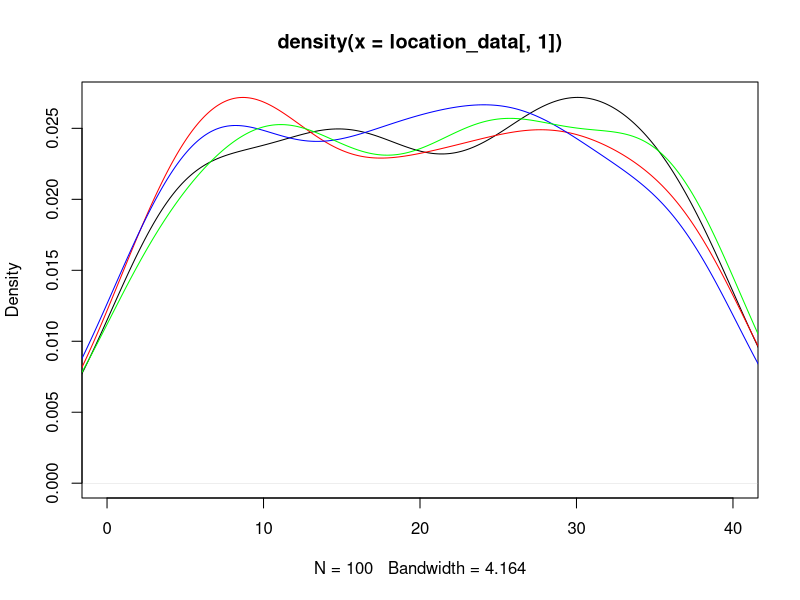
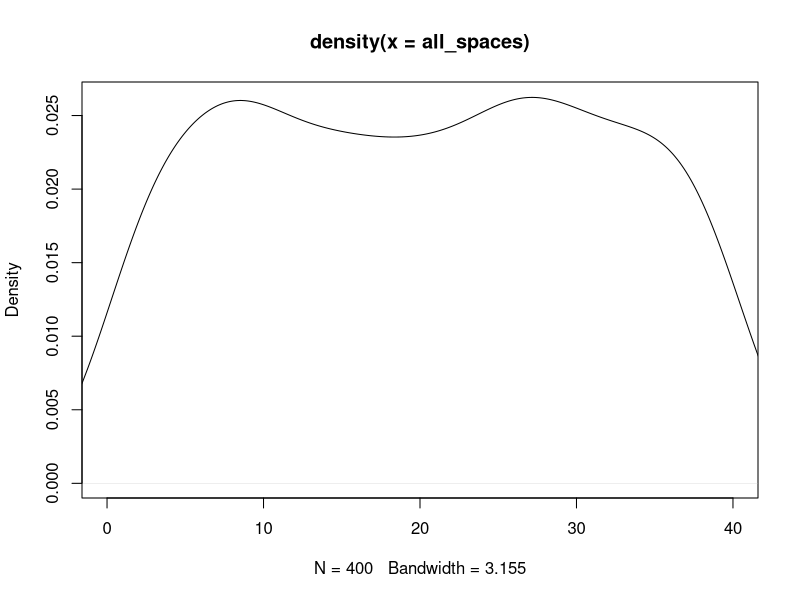

R code for these plots, in order: (Note: this script raises an error after producing the figures.)
## ---- chunk 1
knitr::opts_chunk$set(echo = TRUE)
## ---- chunk 2
#libraries
library(dplyr)
library(ggplot2)
## ---- chunk 3
#Kayleigh
##LET'S GET MOVING

monopolyBoard <- read.csv("MonopolyBoard.csv", header = T)
monopolyBoard

# Using dice rolls to determine where a player will land on the board
#input: "location"; a number 1-40; where the player is on the board
#output: the amount of spaces the player will move until they are on their new location

#note that this is only accounting for standard dice rolls, no special rules yet...

lets_move = function(location) {
  dice_roll_1 <- sample(1:6, 1, replace = TRUE)
  dice_roll_2 <- sample(1:6, 1, replace = TRUE)
  
  roll_total <- sum(dice_roll_1, dice_roll_2)
  roll_double <- dice_roll_1 == dice_roll_2
  
    location = location + roll_total
    
  if (location <= 40) {
    location = location
  } else {
    location = location - 40
  }
  
  space = monopolyBoard$name[monopolyBoard$spaces == location]
  
  print("You're moving forward...")
  print(roll_total)
  
  print("You're on space...")
  print(location)
  
  #print(space) #This prints out the name of the space that they land on. 
}

#testers
lets_move(1)
lets_move(25)
lets_move(38)
lets_move(40)



#A function to move players around the board and to play Monopoly!
#input: "turns"; the amount of turns we should take
#output: a player's new location on the board

lets_play = function(turns) {
  location = 1
  print("Starting Location: GO!")
  for (i in 1:turns) {
    location = lets_move(location)
  }
  print("You've landed on...")
  return(location)
}



lets_play(10) #tester #in this example if you look at a reference monopoly board and "walk" your way around the board with each move being the number in each output, you'll land on the space on the board corresponding to the final output (when counting "GO" as 1 and/or 40) 

#testers 
#"lets_move" and "lets_play" have both been edited to print out phrases for each roll and move to make it easier to determine how the player is moving. 
#"You're moving forward..." gives the player's roll
#"You're on space..." is the players position after 1 turn/"lets_move"
  # Later try to switch this print statement to the name of the spot that the player is on 
#"You've landed on..." gives the final location after running "lets_play" for "x" turns.
  # Later try to switch this print statement to the name of the spot that the player is on 

lets_play(3)
lets_play(10)

## ---- chunk 4
##DOUBLE DOWN

##WORK IN PROGRESS

#A function using dice rolls to determine how many spaces a player will move with the additional rules for "doubles" in Monopoly
#input: "location"; a number 1-40 where the player is on the board
#outut: the number of spaces the player will move on the board, with the special case of rolling three "doubles" and landing in jail
double_down = function(location) {
  dice_roll_1 <- sample(1:6, 1, replace = TRUE)
  dice_roll_2 <- sample(1:6, 1, replace = TRUE)
  
  roll_total <- sum(dice_roll_1, dice_roll_2)
  roll_double <- dice_roll_1 == dice_roll_2
  
  print("roll was")
  print(roll_total)
    
  if (roll_double) {
    
    dice_roll_3 <- sample(1:6, 1, replace = TRUE)
    dice_roll_4 <- sample(1:6, 1, replace = TRUE)
    
    roll_total_2 <- sum(dice_roll_3, dice_roll_4)
    roll_double_2 <- dice_roll_3 == dice_roll_4
    
    print("roll double was")
    print(roll_total_2)

    
    if (roll_double_2) {
      dice_roll_5 <- sample(1:6, 1, replace = TRUE)
      dice_roll_6 <- sample(1:6, 1, replace = TRUE)
      
      roll_total_3 <- sum(dice_roll_5, dice_roll_6)
      roll_double_3 <- dice_roll_5 == dice_roll_6
      
      print("roll double was")
      print(roll_total_3)
      
      if (roll_double_3) {
        location = 11 #Jail
        print("doubles, doubles, doubles")
        print("You're going to JAIL!")
        
      } else {
        location = location + roll_total + roll_total_2 + roll_total_3
        print("doubles, doubles, not doubles")
        print("You're moving forward...")
        print(roll_total + roll_total_2 + roll_total_3)
      }
    } else {
      location = location + roll_total + roll_total_2
      print("doubles, not doubles")
      print("You're moving forward...")
      print(roll_total+roll_total_2)
    }
  } else {
    location = location + roll_total
    print("no doubles")
    print("You're moving forward...")
    print(roll_total)
  }

    
  if (location <= 40) {
    location = location
  } else {
    location = location - 40
  }

  
  print("You're on space...")
  print(location)
}

double_down(1)
#text out in the function is kinda funky right but it's just to make sure its working right
#In final version switch all dice rolls to sample(1:6,...)

## ---- chunk 5
##CHANCE AND COMMUNITY CHEST CARDS
Card_Numbers <- c(1, 2, 3, 4, 5, 6, 7, 8, 9, 10, 11, 12, 13, 14, 15, 16)

Chance_Cards <- c("Advance to Boardwalk", "Advance to Go (Collect $200)", "Advance to Illinois Avenue. If you pass Go, collect $200", "Advance to St. Charles Place. If you pass Go, collect $200", "Advance to the nearest Railroad. If unowned, you may buy it from the Bank. If owned, pay owner twice the rental to which they are otherwise entitled", "Advance to the nearest Railroad. If unowned, you may buy it from the Bank. If owned, pay owner twice the rental to which they are otherwise entitled", "Advance token to nearest Utility. If unowned, you may buy it from the Bank. If owned, throw dice and pay owner a total ten times amount thrown", "Bank pays you dividend of $50", "Get Out of Jail Free", "Go Back 3 Spaces", "Go to Jail. Go directly to Jail, do not pass Go, do not collect $200", "Make general repairs on all your property. For each house pay $25. For each hotel pay $100", "Speeding fine $15", "Take a trip to Reading Railroad. If you pass Go, collect $200", "You have been elected Chairman of the Board. Pay each player $50", "Your building loan matures. Collect $150")

Chance <- data.frame(Chance_Cards, Card_Numbers)
Chance
##Chance cards to move a player to a new space:
  #1 -> Advance to Boardwalk (space 40)
  #2 -> Advance to Go (space 1)
  #3 -> Advance to Illinois Avenue (space 25)
  #4 -> Advance to St. Charles Place (space 12)
  #5 -> Advance to nearest Railroad (space(s) 6, 16, 26, 36)
  #6 -> Advance to nearest Railraod (space(s) 6, 16, 26, 36)
  #7 -> Advance to nearest Utility (space(s) 13, 29)
  #11 -> Go to Jail (space 11)
  #14 -> Take a trip to Reading Railroad (space 6)

Community_Chest_Cards <- c("Advance to Go (Collect $200)", "Bank error in your favor. Collect $200", "Doctor’s fee. Pay $50", "From sale of stock you get $50", "Get Out of Jail Free", "Go to Jail. Go directly to jail, do not pass Go, do not collect $200", "Holiday fund matures. Receive $100", "Income tax refund. Collect $20", "It is your birthday. Collect $10 from every player", "Life insurance matures. Collect $100", "Pay hospital fees of $100", "Pay school fees of $50", "Receive $25 consultancy fee", "You are assessed for street repair. $40 per house. $115 per hotel", "You have won second prize in a beauty contest. Collect $10", "You inherit $100")

Community_Chest <- data.frame(Community_Chest_Cards, Card_Numbers)
Community_Chest

##Community Chest Cards that move a player to a new space:
  #1 -> Advance to GO (space 1)
  #5 -> Go to Jail (space 11)

## ---- chunk 6
# heidi

#the function "who_goes_first" simulates the initial roll before the game begins in order to determine which player goes first
# input is a number of how many players are going to be playing
# output is the value of each players roll and the player that will start the game based on who had the highest roll
who_goes_first <- function(num_players){
  initial_rolls <- c()
  for (i in 1:num_players) {
    player_i_roll <- sum(sample(1:6, 2, replace=TRUE))
    initial_rolls <- c(initial_rolls, player_i_roll) # vector of every player's roll
    print(paste("Player", i, "rolled", player_i_roll))
  }
  cat("\n")
  if(sum(initial_rolls == max(initial_rolls)) >= 2){
    while (sum(initial_rolls == max(initial_rolls)) >= 2) { # if players tied for highest number
      tied_players <- which(initial_rolls==max(initial_rolls)) # identify which players tied
      print("It's a tie! Roll again")
      cat("\n")
      tie_breaker_rolls <- c()
      for (i in tied_players) { # tied players roll again
       player_i_roll2 <- sum(sample(1:6, 2, replace=TRUE))
       tie_breaker_rolls <- c(tie_breaker_rolls, player_i_roll2)
       print(paste("Player", i, "rolled", player_i_roll2))
      }
      initial_rolls <- tie_breaker_rolls
      highest_roll <- max(tie_breaker_rolls)
      highest_player2 <- tied_players[which(tie_breaker_rolls == highest_roll)]
    }
    cat("\n")
    print(paste("Player", highest_player2, "goes first!"))
  }
  else {
    highest_player <- which.max(initial_rolls) # who rolled the highest number
    print(paste("Player", highest_player, "goes first!"))
  }
}

who_goes_first(4) # test function

## ---- chunk 7
# Olivia
# Website for data: https://stat-jet-asu.github.io/Datasets/InstructorDescriptions/monopoly.html

monopolyBoard <- read.csv("MonopolyBoard.csv", header = T)
head(monopolyBoard)

# This section is for question number 2

# Kayleigh's lets_play function from above incorporating players and density plots
# uses lets_move function from above
# input: turns, # of turns to iterate through; players, number of players (2-4)
# output: density plot with a line for each player's frequency of spaces landed on 
# & density plot for the combined frequency of spaces landed on for all players

lets_play = function(turns, players) {
  location_data <- as.data.frame(matrix(nrow = turns, ncol = players))
  
for (j in 1:players) {
  location = 1
  
  for (i in 1:turns) {
    
    location = lets_move(location)
    location_data[i,j] <- location
    }
  }
  
  # creates density plot of frequency of landing on each space for each player
  plot(density(location_data[,1]), xlim = c(0,40), col = "black")
  
  colors <- c("red", "blue", "green")
  
  for (k in 2:players) {
  lines(density(location_data[,k]), col = colors[k-1]) # adds a density line for each player after the first
  }
  
  # creates density plot for total frequency landing on each space (all players spaces included)
  all_spaces <- as.vector(as.matrix(location_data))
  plot(density(all_spaces), xlim = c(0,40), col = "black")
}
lets_play(100, 4)

## ---- chunk 8
who_goes_first2 <- function(num_players){
  initial_rolls <- c()
  for (i in 1:num_players) {
    player_i_roll <- sum(sample(1:6, 2, replace=TRUE))
    initial_rolls <- c(initial_rolls, player_i_roll) # vector of every player's roll
#    print(paste("Player", i, "rolled", player_i_roll))
  }
  cat("\n")
  if(sum(initial_rolls == max(initial_rolls)) >= 2){
    while (sum(initial_rolls == max(initial_rolls)) >= 2) { # if players tied for highest number
      tied_players <- which(initial_rolls==max(initial_rolls)) # identify which players tied
#      print("It's a tie! Roll again")
#      cat("\n")
      tie_breaker_rolls <- c()
      for (i in tied_players) { # tied players roll again
       player_i_roll2 <- sum(sample(1:6, 2, replace=TRUE))
       tie_breaker_rolls <- c(tie_breaker_rolls, player_i_roll2)
#       print(paste("Player", i, "rolled", player_i_roll2))
      }
      initial_rolls <- tie_breaker_rolls
      highest_roll <- max(tie_breaker_rolls)
      highest_player2 <- tied_players[which(tie_breaker_rolls == highest_roll)]
    }
#    cat("\n")
#    print(paste("Player", highest_player2, "goes first!"))
  }
  else {
    highest_player <- which.max(initial_rolls) # who rolled the highest number
#    print(paste("Player", highest_player, "goes first!"))
#    return(highest_player)
  
    
  # creating player order
  player_order <- length(num_players)
  player_order[1] <- as.integer(highest_player)

 for (j in 2:num_players) {
    
  player_order[j] <- as.integer(player_order[j-1] + 1)
  if (player_order[j] > num_players) {
    player_order[j] <- 1
  }
 }
  print(player_order)
  }
  
  playerlist <- (list(highest_player, player_order))
  return(playerlist)
}

#who_goes_first2(4)

## ---- chunk 9
# Question number 3 -- including jail and double rolls

lets_move2 = function(location) {
  dice_roll_1 <- sample(1:6, 1, replace = TRUE)
  dice_roll_2 <- sample(1:6, 1, replace = TRUE)
  
  roll_total <- sum(dice_roll_1, dice_roll_2)
  roll_double <- dice_roll_1 == dice_roll_2
  
    location = location + roll_total # updates location to be previous location + roll total
    double3 = "false" # double3 is assigned "true" if the player double rolls 3x (as seen in if statement below), otherwise it is assigned "false" 
    
  # first double roll -> roll again
  if (roll_double == TRUE) {
    dice_roll_3 <- sample(1:6, 1, replace = TRUE)
    dice_roll_4 <- sample(1:6, 1, replace = TRUE)
    
    roll_total2 <- sum(dice_roll_3, dice_roll_4)
    roll_double2 <- dice_roll_3 == dice_roll_4
    
    location = location + roll_total2
    double3 = "false"
    
    # if player is at a location past 40, subtract 40 so they go back to the GO space at location "41"
    # this is included in each if statement below so that it applies if player has to roll again
    if (location <= 40) {
      location = location
    } else {
      location = location - 40
    }
     
      # second double roll -> roll again
      if (roll_double2 == TRUE) {
        dice_roll_5 <- sample(1:6, 1, replace = TRUE)
        dice_roll_6 <- sample(1:6, 1, replace = TRUE)
    
        roll_total3 <- sum(dice_roll_5, dice_roll_6)
        roll_double3 <- dice_roll_5 == dice_roll_6
    
        location = location + roll_total3
        double3 = "false"
        
        if (location <= 40) {
          location = location
        } else {
          location = location - 40
        }
        
        # third double roll -> go to jail
          if (roll_double3 == TRUE) {
            location = monopolyBoard$spaces[monopolyBoard$name == "Jail"]
            double3 = "true"
          }
      }
  }  
    
  if (location <= 40) {
    location = location
  } else {
    location = location - 40
  }
  
  listdata <- (list(location, double3)) # creates list for outputs "location" and "double3"
  # if you need to access location from this function, use lets_move2(location)[[1]]
  # if you need to access double3, use lets_move2(double3)[[2]]
  return(listdata)
  
}


# lets_play2 is currently set up to have each player go thru all their turns and then move onto the next player
# probably need to fix this for question 5

## ---- chunk 10

lets_play2 = function(turns, players) {
  
  
  location_data <- as.data.frame(matrix(nrow = turns, ncol = players)) # dataframe will keep data for locations of players for each turn
  double3data <- as.data.frame(matrix(nrow = turns, ncol = players)) # dataframe will say "true" if player double rolled 3x (which lands them in jail) and "false" if they didn't double roll 3x
  
    # puts players in order
    colnames(location_data) <- who_goes_first2(players)[[2]]
  
    location = 1 # each player starts at location 1
    location_data[1,] <- location
    double3 = 0 # initializing "double3" which will be later assigned a "true" or "false" based on if player double rolled 3x
  
    for (i in 2:turns) { # iterates through number of turns
      
        for (j in 1:players) { # rotates through each player
          
        location = lets_move2(location_data[i-1,j])[[1]] # takes location from lets_move2 function and assigns it to location
        location_data[i,j] <- as.integer(location) # puts location value into the dataframe of locations for each player
        double3data[i,j] <- lets_move2(double3)[[2]] # takes "true" or "false" value from double3 and adds it to double3data dataframe
        
      # deals with landing in jail from "go to jail" space and staying there for next 3 turns
      if (31 %in% location_data[i-1,j]) { # if you landed on 31 in the last turn (i-1 turn), you go to jail (space 11) for the ith turn
        location <- 11
        location_data[i,j] <- as.integer(location) # new location is 11
      } else if (11 %in% location_data[i-1,j] & 31 %in% location_data[i-2,j]) { # if you were on space 11 last turn AND you were on space 31 2 turns ago, you stay in jail (space 11) for turn i
        location <- 11
        location_data[i,j] <- as.integer(location)  
      } else if (11 %in% location_data[i-2,j] & 31 %in% location_data[i-3,j]) {
        location <- 11
        location_data[i,j] <- as.integer(location)
      }
        
      # landing in jail from 3x double roll and staying there for next 3 turns
      if (11 %in% location_data[i,j] & "true" %in% double3data[i-1,j]) { # if player's location is 11 (jail) and double3data is"true" (player double rolled 3x), player stays in jail. all 3 if/else if statements keep player in jail for the next 3 turns
        location <- 11
        location_data[i,j] <- as.integer(location)
      } else if (11 %in% location_data[i-1,j] & "true" %in% double3data[i-2,j]) { # 
        location <- 11
        location_data[i,j] <- as.integer(location)
      } else if (11 %in% location_data[i-2,j] & "true" %in% double3data[i-3,j]) {
        location <- 11
        location_data[i,j] <- as.integer(location)
      }
        
    }
  }
  print(location_data)
  
  # creates density plot of frequency of landing on each space for each player
  plot(density(location_data[,1]), xlim = c(0,40), col = "black")
  
  colors <- c("red", "blue", "green")
  
  for (k in 2:players) {
    lines(density(location_data[,k]), col = colors[k-1]) # adds a density line for each player after the first
  }
  
  # creates density plot for total frequency landing on each space (all players spaces included)
  all_spaces <- as.vector(as.matrix(location_data))
  plot(density(all_spaces), xlim = c(0,40), col = "black")
  
}
 
lets_play2(10, 3)

location_data

# how should we go about recording spaces landed on when double rolls occur?

## ---- chunk 11

# Figure out how to have players pay and recieve money from landing on chance and community chest spaces


## ---- chunk 12
#4 - Kayleigh and Maddie 
#Chance - spaces 8, 23, 37
#Community Chest - spaces 3, 18, 34
Chance

Drawing_Chance = function(location) {
  location = location
  draw_card <- sample(1:16, 1, replace = TRUE)
  player_card <- Chance$Chance_Cards[draw_card]
  print(player_card)

  
      if(draw_card == 1) {
        location = 1
      }
      
      if(draw_card == 2) {
        location = 1
      }
      
      if(draw_card == 3) {
        location = 25
      }
  
      if(draw_card == 4){
        location = 12
      }
    
      if(draw_card == 5){
        if(location >= 37 && location <= 5){
              location = 6
            } else {
              if (location >= 6 && location <= 15){
                location = 16
              } else {
                if(location >= 16 && location <= 25){
                  location = 26
                } else {
                  location = 36
                }
              }
            }
    }
  
    if(draw_card == 6){
        if(location >= 37 && location <= 5){
              location = 6
            } else {
              if (location >= 6 && location <= 15){
                location = 16
              } else {
                if(location >= 16 && location <= 25){
                  location = 26
                } else {
                  location = 36
                }
              }
            }
    }
  
    if(draw_card == 7){
        if(location >= 29 && location <= 12){
              location = 13
            } else {
              location = 29
    }
  }
  
    if(draw_card == 11) {
      location = 11
    }
  
    if(draw_card == 14) {
      location = 6
    }
  
    if(draw_card == 10) {
      location = location - 3
    }
  
    location = location
    return(location)
}

Drawing_Chance(8)
Drawing_Chance(23)
Drawing_Chance(37)

Drawing_Community_Chest = function(location) {
  location = location
  draw_card_chest <- sample(1:16, 1, replace = TRUE)
  player_card_chest <- Community_Chest$Community_Chest_Cards[draw_card_chest]
  print(player_card_chest)
  print(location)
  
  if (draw_card_chest == 1) {
    location = 1
  } else {
    if (draw_card_chest == 6) {
    location = 11
    } else {
      location = location
    }
  
  }
  
  location = location 
  return(location)
}

Drawing_Community_Chest(3)
Drawing_Community_Chest(18)
Drawing_Community_Chest(34)

lets_move3 = function(location) {
  dice_roll_1 <- sample(1:6, 1, replace = TRUE)
  dice_roll_2 <- sample(1:6, 1, replace = TRUE)
  
  roll_total <- sum(dice_roll_1, dice_roll_2)
  roll_double <- dice_roll_1 == dice_roll_2
  
    location = location + roll_total
    double3 = "false"
  
  print("your roll total is...")
  print(roll_total)

  if (location <= 40) {
      location = location
  } else {
      location = location - 40
  }
   
  print("your location is...")
  print(location)
  
  if(location == 8 || location == 23 || location == 27) {
    location = Drawing_Chance(location)
    print("your location is...")
    print(location)
  }
  
  if(location == 3 || location == 18 || location == 34) {
    location = Drawing_Community_Chest(location)
    print("your location is...")
    print(location)
  }
    
  # first double roll -> roll again
  if (roll_double == TRUE) {
    dice_roll_3 <- sample(1:6, 1, replace = TRUE)
    dice_roll_4 <- sample(1:6, 1, replace = TRUE)
    
    roll_total2 <- sum(dice_roll_3, dice_roll_4)
    roll_double2 <- dice_roll_3 == dice_roll_4
    
    location = location + roll_total2
    double3 = "false"
    print("1 double")
    
    if (location <= 40) {
      location = location
    } else {
      location = location - 40
    }
    
    
    if(location == 8 || location == 23 || location == 27) {
    location = Drawing_Chance(location)
    }
  
  if(location == 3 || location == 18 || location == 34) {
    location = Drawing_Community_Chest(location)
    }
     
      # second double roll -> roll again
      if (roll_double2 == TRUE) {
        dice_roll_5 <- sample(1:6, 1, replace = TRUE)
        dice_roll_6 <- sample(1:6, 1, replace = TRUE)
    
        roll_total3 <- sum(dice_roll_5, dice_roll_6)
        roll_double3 <- dice_roll_5 == dice_roll_6
    
        location = location + roll_total3
        double3 = "false"
        print("2 doubles")
        
        if (location <= 40) {
          location = location
        } else {
          location = location - 40
        }
        
        if(location == 8 || location == 23 || location == 27) {
          location = Drawing_Chance(location)
        }
  
        if(location == 3 || location == 18 || location == 34) {
          location = Drawing_Community_Chest(location)
         
        }
        
        # third double roll -> go to jail
          if (roll_double3 == TRUE) {
            location = monopolyBoard$spaces[monopolyBoard$name == "Jail"]
            double3 = "true"
            print("three doubles")
          }
      }
  }  
   
  location = location 
  
  print("your location is...")
  print(location)
  listdata <- (list(location, double3))
  return(listdata)
  
}

lets_move3(1)

lets_play3 = function(turns, players) {
  
  location_data <- as.data.frame(matrix(nrow = turns, ncol = players))
  double3data <- as.data.frame(matrix(nrow = turns, ncol = players))
  
  for (j in 1:players) {
    location = 1
    double3 = 0
  
    for (i in 1:turns) {
      
        location = lets_move2(location)[[1]]
        location_data[i,j] <- as.integer(location)
        double3data[i,j] <- lets_move3(double3)[[2]]
        
      # deals with landing in jail from "go to jail" space and staying there for next 3 turns
      if (31 %in% location_data[i-1,j]) { # if you land on 31 (go to jail), next location is in jail (space 11)
        location <- 11
        location_data[i,j] <- as.integer(location)
      } else if (11 %in% location_data[i-1,j] & 31 %in% location_data[i-2,j]) {
        location <- 11
        location_data[i,j] <- as.integer(location)
      } else if (11 %in% location_data[i-2,j] & 31 %in% location_data[i-3,j]) {
        location <- 11
        location_data[i,j] <- as.integer(location)
      }
        
      # landing in jail from 3x double roll and staying there for next 3 turns
      if (11 %in% location_data[i,j] & "true" %in% double3data[i-1,j]) { # "true" means player double rolled 3x -> jail
        location <- 11
        location_data[i,j] <- as.integer(location)
      } else if (11 %in% location_data[i-1,j] & "true" %in% double3data[i-2,j]) { # 
        location <- 11
        location_data[i,j] <- as.integer(location)
      } else if (11 %in% location_data[i-2,j] & "true" %in% double3data[i-3,j]) {
        location <- 11
        location_data[i,j] <- as.integer(location)
      }
        
    }
  }
  #print(location_data)
  
  # creates density plot of frequency of landing on each space for each player
  plot(density(location_data[,1]), xlim = c(0,40), col = "black")
  plot(location_data[,1], xlim= c(0,40), col="black", type="h", xlab="Spaces", ylab="Frequency", main="Frequency of Landing on Each Space for Each Player")
  
  colors <- c("red", "blue", "green")
  
  for (k in 2:players) {
    lines(density(location_data[,k]), col = colors[k-1]) # adds a density line for each player after the first
  }
  
  # creates density plot for total frequency landing on each space (all players spaces included)
  all_spaces <- as.vector(as.matrix(location_data))
  plot(density(all_spaces), xlim = c(0,40), col = "black")
  
}
## ---- chunk 13

#use lets_move2 for freq plot

 
## ---- chunk 14
#hello
dice_roll <- sum(sample(1:6, 2, replace = TRUE))
dice_roll

#Need to figure out how to exchange money between players
Chance_Money <- function(Player_Bank){
  Player_Bank = Player_Bank
  draw_card <- sample(1:16, 1, replace = TRUE)
  player_card <- Chance$Chance_Cards[draw_card]
  print(player_card)
  
  #Advance to Go (Collect $200)
  if(draw_card == 2){
    Player_Bank = Player_Bank + 200
  }
  
  #Advance to Illinois Ave. If you pass Go collect $200
  if(draw_card == 3){
    if(location > 25){
      Player_Bank = Player_Bank + 200
    }else{
      Player_Bank = Player_Bank
    }
  }
  
  #Advance to St. Charles Place. If you pass Go, collect $200
  if(draw_card == 4){
    if(location > 13 ){
      Player_Bank = Player_Bank + 200
    }else{
      Player_Bank = Player_Bank
    }
  }
  
  #Bank pays you dividend of $50
  if(draw_card == 8){
    Player_Bank = Player_Bank + 50
  }
  
  #Speeding fine $15
  if(draw_card == 13){
    Player_Bank = Player_Bank - 15
  }
  
  #Take a trip to Reading Railroad. If you pass Go, collect $200
  if(draw_card == 14){
    if(location > 6){
      Player_Bank = Player_Bank + 200
    }else{
      Player_Bank = Player_Bank
    }
  }
  
  #Your building loan matures. Collect $150
  if(draw_card == 16){
    Player_Bank = Player_Bank + 150
  }
}

#Need to figure out how to exchange money between players
Community_Chest_Money <- function(Player_Bank){
  Player_Bank = Player_Bank
  draw_card <- sample(1:16, 1, replace = TRUE)
  player_card <- Community_Chest$Community_Chest_Cards[draw_card]
  print(player_card)
  
  #Advance to Go (Collect $200)
  if(draw_card == 1){
    Player_Bank = Player_Bank + 200
  }
  
  #Bank error in your favor. Collect $200
  if(draw_card == 2){
    Player_Bank = Player_Bank + 200
  }
  
  #Doctor’s fee. Pay $50
  if(draw_card == 3){
    Player_Bank = Player_Bank - 50
  }
  
  #From sale of stock you get $50
  if(draw_card == 4){
    Player_Bank = Player_Bank + 50
  }
  
  #Holiday fund matures. Receive $100
  if(draw_card == 7){
    Player_Bank = Player_Bank + 100
  }
  
  #Income tax refund. Collect $20
  if(draw_card == 8){
    Player_Bank = Player_Bank + 20
  }
  
  #Life insurance matures. Collect $100
  if(draw_card == 10){
    Player_Bank = Player_Bank + 100
  }
  
  #Pay hospital fees of $100
  if(draw_card == 11){
    Player_Bank = Player_Bank - 100
  }
  
  #Pay school fees of $50
  if(draw_card == 12){
    Player_Bank = Player_Bank - 50
  }
  
  #Receive $25 consultancy fee
  if(draw_card == 13){
    Player_Bank = Player_Bank + 25
  }
  
  #You have won second prize in a beauty contest. Collect $10
  if(draw_card == 15){
    Player_Bank = Player_Bank + 10
  }
  
  #You inherit $100
  if(draw_card == 16){
    Player_Bank = Player_Bank + 100
  }
}

Chance
Community_Chest
## ---- chunk 15
Players <- c("Player 1", "Player 2", "Player 3", "Player 4")
Player_Bank <- c("1250", "1250", "1250", "1250")

The_Players <- data.frame(Players, Player_Bank)
The_Players

monopolyBoard

Property <- c("Mediterranean", "Baltic", "Reading Railroad", "Oriental", "Vermot", "Connecticut", "St. Charles", "Electric Company", "States", "Virginia", "Pennsylvania Railroad", "St. James", "Tennessee", "New York", "Kentucky", "Indiana", "Illinios", "B&O Railroad", "Atlantic", "Ventnor", "Water Works", "Marvin Gardens", "Pacific", "N. Carolina", "Pennsylvania", "Short Line Railroad", "Park Place", "Boardwalk")
Property_Status <- c("Unowned", "Unowned", "Unowned", "Unowned", "Unowned", "Unowned", "Unowned", "Unowned", "Unowned", "Unowned", "Unowned", "Unowned", "Unowned", "Unowned", "Unowned", "Unowned", "Unowned", "Unowned", "Unowned", "Unowned", "Unowned", "Unowned", "Unowned", "Unowned", "Unowned", "Unowned", "Unowned", "Unowned")

The_Properties <- data.frame(Property, Property_Status)
The_Properties

## ---- chunk 16
library(tidyverse)
assigning_properties <- function( ){
  smpl <- sample(1:28, 28, replace = FALSE)
  smpl
  property_order <- data.frame(smpl)
  property_order
}

Owned_Spaces <- sample(1:28, 28, replace = FALSE)
Owned_Spaces
Players <- c("Player 1", "Player 2", "Player 3", "Player 4")
Player_Bank <- c("1250", "1250", "1250", "1250")

The_Players <- data.frame(Players, Player_Bank)
The_Players

The_Players_Owned <- data.frame(Players, Owned_Spaces)
The_Players_Owned <- The_Players_Owned %>% pivot_wider(names_from = Players, values_from = Owned_Spaces)

The_Players_Owned[[1]]
The_Players_Owned[[2]]
The_Players_Owned[[3]]
## ---- chunk 17
Players <- c("Player 1", "Player 2", "Player 3", "Player 4")
Player_Bank <- c(1250, 1250, 1250, 1250)
The_Players <- data.frame(Players, Player_Bank)

Property <- c("Mediterranean", "Baltic", "Reading Railroad", "Oriental", "Vermot", "Connecticut", "St. Charles", "Electric Company", "States", "Virginia", "Pennsylvania Railroad", "St. James", "Tennessee", "New York", "Kentucky", "Indiana", "Illinios", "B&O Railroad", "Atlantic", "Ventnor", "Water Works", "Marvin Gardens", "Pacific", "N. Carolina", "Pennsylvania", "Short Line Railroad", "Park Place", "Boardwalk")
Owned_By_Player <- sample(1:4, 28, replace = TRUE)
Space <- c(2, 4, 6, 7, 9, 10, 12, 13, 14, 15, 16, 17, 19, 20, 22, 24, 25, 26, 27, 28, 29, 30, 32, 33, 35, 36, 38, 40)
Property_Statuses <- data.frame(Property, Space, Owned_By_Player)
Property_Statuses


Updating_Player_Bank <- function(location, j) {
  if(location == 2 || location == 4 || location == 6 || location == 7 || location == 9 || location == 10 || location == 12 || location == 13 || location == 14 || location == 15 || location == 16 || location == 17 || location == 19 || location == 20 || location == 22 || location == 24 || location == 25 || location == 26 || location == 27 || location == 28 || location == 29 || location == 30 || location == 32 || location == 33 || location == 35 || location == 36 || location == 38 || location == 40){
    
    location = location
    spot <- which(Property_Statuses$Space == location)
    cost <- which(monopolyBoard$spaces == location)
    owned_by_player <- Property_Statuses$Owned_By_Player[spot]
    
    The_Players$Player_Bank[owned_by_player] <- The_Players$Player_Bank[owned_by_player] + monopolyBoard$cost[cost]
    
    The_Players$Player_Bank[j] <- The_Players$Player_Bank[j] - monopolyBoard$cost[cost]
    
    The_Players
  }
}

Updating_Player_Bank(2, 3)

lets_move3 = function(location) {
  dice_roll_1 <- sample(1:6, 1, replace = TRUE)
  dice_roll_2 <- sample(1:6, 1, replace = TRUE)
  
  roll_total <- sum(dice_roll_1, dice_roll_2)
  roll_double <- dice_roll_1 == dice_roll_2
  
    location = location + roll_total
    double3 = "false"


  if (location <= 40) {
      location = location
  } else {
      location = location - 40
  }

  if(location == 8 || location == 23 || location == 27) {
    location = Drawing_Chance(location)

  }
  
  if(location == 3 || location == 18 || location == 34) {
    location = Drawing_Community_Chest(location)

  }

Updating_Player_Bank(location, j)

  # first double roll -> roll again
  if (roll_double == TRUE) {
    dice_roll_3 <- sample(1:6, 1, replace = TRUE)
    dice_roll_4 <- sample(1:6, 1, replace = TRUE)
    
    roll_total2 <- sum(dice_roll_3, dice_roll_4)
    roll_double2 <- dice_roll_3 == dice_roll_4
    
    location = location + roll_total2
    double3 = "false"

    
    if (location <= 40) {
      location = location
    } else {
      location = location - 40
    }
    
    
    if(location == 8 || location == 23 || location == 27) {
    location = Drawing_Chance(location)
    }
  
  if(location == 3 || location == 18 || location == 34) {
    location = Drawing_Community_Chest(location)
    }
    
    Updating_Player_Bank(location, j)
    
      # second double roll -> roll again
      if (roll_double2 == TRUE) {
        dice_roll_5 <- sample(1:6, 1, replace = TRUE)
        dice_roll_6 <- sample(1:6, 1, replace = TRUE)
    
        roll_total3 <- sum(dice_roll_5, dice_roll_6)
        roll_double3 <- dice_roll_5 == dice_roll_6
    
        location = location + roll_total3
        double3 = "false"
        
        if (location <= 40) {
          location = location
        } else {
          location = location - 40
        }
        
        if(location == 8 || location == 23 || location == 27) {
          location = Drawing_Chance(location)
        }
  
        if(location == 3 || location == 18 || location == 34) {
          location = Drawing_Community_Chest(location)
         
        }
        
        Updating_Player_Bank(location, j)
        
        # third double roll -> go to jail
          if (roll_double3 == TRUE) {
            location = monopolyBoard$spaces[monopolyBoard$name == "Jail"]
            double3 = "true"
          }
      }
  }  
   
  location = location 
}

lets_move3(2)


lets_play4 = function(turns, players) {
  
  location_data <- as.data.frame(matrix(nrow = turns, ncol = players))
  double3data <- as.data.frame(matrix(nrow = turns, ncol = players))
  players_banks <- as.data.frame(matrix(nrow = turns, ncol = players))

print(Property_Statuses)

  for (j in 1:players) {
    location = 1
    double3 = 0
    
    
    for (i in 1:turns) {
        print("player")
        print(j)
        location = lets_move3(location)[[1]]
        location_data[i,j] <- as.integer(location)
        double3data[i,j] <- lets_move3(double3)[[2]]

                
      # deals with landing in jail from "go to jail" space and staying there for next 3 turns
      if (31 %in% location_data[i-1,j]) { # if you land on 31 (go to jail), next location is in jail (space 11)
        location <- 11
        location_data[i,j] <- as.integer(location)
      } else if (11 %in% location_data[i-1,j] & 31 %in% location_data[i-2,j]) {
        location <- 11
        location_data[i,j] <- as.integer(location)
      } else if (11 %in% location_data[i-2,j] & 31 %in% location_data[i-3,j]) {
        location <- 11
        location_data[i,j] <- as.integer(location)
      }
        
      # landing in jail from 3x double roll and staying there for next 3 turns
      if (11 %in% location_data[i,j] & "true" %in% double3data[i-1,j]) { # "true" means player double rolled 3x -> jail
        location <- 11
        location_data[i,j] <- as.integer(location)
      } else if (11 %in% location_data[i-1,j] & "true" %in% double3data[i-2,j]) { # 
        location <- 11
        location_data[i,j] <- as.integer(location)
      } else if (11 %in% location_data[i-2,j] & "true" %in% double3data[i-3,j]) {
        location <- 11
        location_data[i,j] <- as.integer(location)
      }
      
      
    }
  }
  
print(location_data)
return(The_Players)

}

lets_play4(1,4)
## ---- chunk 18
monopolyBoard
Players <- c("Player 1", "Player 2", "Player 3", "Player 4")
Player_Bank <- c(1250, 1250, 1250, 1250)
The_Players <- data.frame(Players, Player_Bank)

Property <- c("Mediterranean", "Baltic", "Reading Railroad", "Oriental", "Vermot", "Connecticut", "St. Charles", "Electric Company", "States", "Virginia", "Pennsylvania Railroad", "St. James", "Tennessee", "New York", "Kentucky", "Indiana", "Illinios", "B&O Railroad", "Atlantic", "Ventnor", "Water Works", "Marvin Gardens", "Pacific", "N. Carolina", "Pennsylvania", "Short Line Railroad", "Park Place", "Boardwalk")
Owned_By_Player <- sample(1:4, 28, replace = TRUE)
Space <- c(2, 4, 6, 7, 9, 10, 12, 13, 14, 15, 16, 17, 19, 20, 22, 24, 25, 26, 27, 28, 29, 30, 32, 33, 35, 36, 38, 40)
Property_Statuses <- data.frame(Property, Space, Owned_By_Player)
Property_Statuses


Updating_Player_Bank <- function(location, j) {
  if(location == 2 || location == 4 || location == 6 || location == 7 || location == 9 || location == 10 || location == 12 || location == 13 || location == 14 || location == 15 || location == 16 || location == 17 || location == 19 || location == 20 || location == 22 || location == 24 || location == 25 || location == 26 || location == 27 || location == 28 || location == 29 || location == 30 || location == 32 || location == 33 || location == 35 || location == 36 || location == 38 || location == 40){
    
    location = location
    spot <- which(Property_Statuses$Space == location)
    cost <- which(monopolyBoard$spaces == location)
    owned_by_player <- Property_Statuses$Owned_By_Player[spot]
    
    The_Players$Player_Bank[owned_by_player] <- The_Players$Player_Bank[owned_by_player] + monopolyBoard$cost[cost]
    
    The_Players$Player_Bank[j] <- The_Players$Player_Bank[j] - monopolyBoard$cost[cost]
    
    The_Players
  }
}

Updating_Player_Bank(12, 3)
